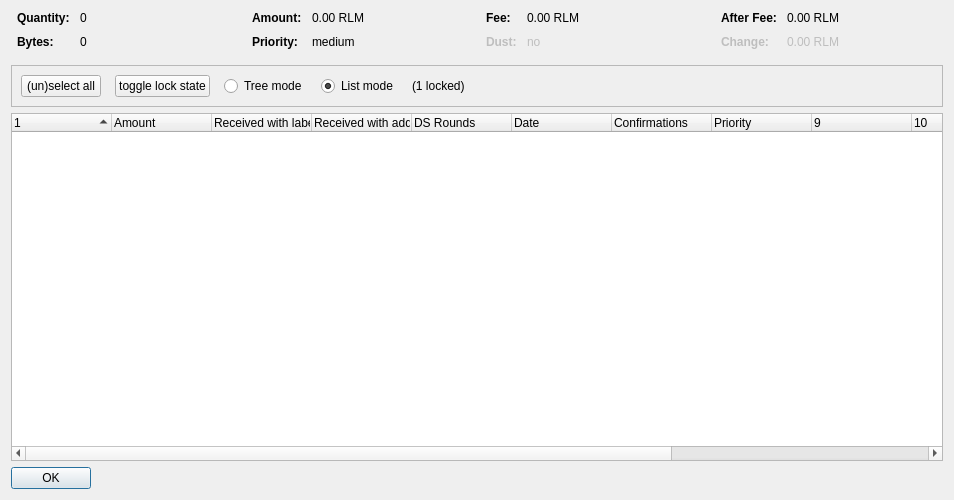
<?xml version="1.0" encoding="UTF-8"?>
<ui version="4.0">
 <class>CoinControlDialog</class>
 <widget class="QDialog" name="CoinControlDialog">
  <property name="geometry">
   <rect>
    <x>0</x>
    <y>0</y>
    <width>954</width>
    <height>500</height>
   </rect>
  </property>
  <property name="windowTitle">
   <string>Coin Selection</string>
  </property>
  <layout class="QVBoxLayout" name="verticalLayout">
   <item>
    <layout class="QHBoxLayout" name="horizontalLayoutTop" stretch="0,0,0,0">
     <property name="topMargin">
      <number>0</number>
     </property>
     <property name="bottomMargin">
      <number>10</number>
     </property>
     <item>
      <layout class="QFormLayout" name="formLayoutCoinControl1">
       <property name="horizontalSpacing">
        <number>10</number>
       </property>
       <property name="verticalSpacing">
        <number>10</number>
       </property>
       <property name="leftMargin">
        <number>6</number>
       </property>
       <property name="rightMargin">
        <number>6</number>
       </property>
       <item row="0" column="0">
        <widget class="QLabel" name="labelCoinControlQuantityText">
         <property name="font">
          <font>
           <weight>75</weight>
           <bold>true</bold>
          </font>
         </property>
         <property name="text">
          <string>Quantity:</string>
         </property>
        </widget>
       </item>
       <item row="0" column="1">
        <widget class="QLabel" name="labelCoinControlQuantity">
         <property name="cursor">
          <cursorShape>IBeamCursor</cursorShape>
         </property>
         <property name="contextMenuPolicy">
          <enum>Qt::ActionsContextMenu</enum>
         </property>
         <property name="text">
          <string notr="true">0</string>
         </property>
         <property name="textInteractionFlags">
          <set>Qt::LinksAccessibleByMouse|Qt::TextSelectableByKeyboard|Qt::TextSelectableByMouse</set>
         </property>
        </widget>
       </item>
       <item row="1" column="0">
        <widget class="QLabel" name="labelCoinControlBytesText">
         <property name="font">
          <font>
           <weight>75</weight>
           <bold>true</bold>
          </font>
         </property>
         <property name="text">
          <string>Bytes:</string>
         </property>
        </widget>
       </item>
       <item row="1" column="1">
        <widget class="QLabel" name="labelCoinControlBytes">
         <property name="cursor">
          <cursorShape>IBeamCursor</cursorShape>
         </property>
         <property name="contextMenuPolicy">
          <enum>Qt::ActionsContextMenu</enum>
         </property>
         <property name="text">
          <string notr="true">0</string>
         </property>
         <property name="textInteractionFlags">
          <set>Qt::LinksAccessibleByMouse|Qt::TextSelectableByKeyboard|Qt::TextSelectableByMouse</set>
         </property>
        </widget>
       </item>
      </layout>
     </item>
     <item>
      <layout class="QFormLayout" name="formLayoutCoinControl2">
       <property name="horizontalSpacing">
        <number>10</number>
       </property>
       <property name="verticalSpacing">
        <number>10</number>
       </property>
       <property name="leftMargin">
        <number>6</number>
       </property>
       <property name="rightMargin">
        <number>6</number>
       </property>
       <item row="0" column="0">
        <widget class="QLabel" name="labelCoinControlAmountText">
         <property name="font">
          <font>
           <weight>75</weight>
           <bold>true</bold>
          </font>
         </property>
         <property name="text">
          <string>Amount:</string>
         </property>
        </widget>
       </item>
       <item row="0" column="1">
        <widget class="QLabel" name="labelCoinControlAmount">
         <property name="cursor">
          <cursorShape>IBeamCursor</cursorShape>
         </property>
         <property name="contextMenuPolicy">
          <enum>Qt::ActionsContextMenu</enum>
         </property>
         <property name="text">
          <string notr="true">0.00 RLM</string>
         </property>
         <property name="textInteractionFlags">
          <set>Qt::LinksAccessibleByMouse|Qt::TextSelectableByKeyboard|Qt::TextSelectableByMouse</set>
         </property>
        </widget>
       </item>
       <item row="1" column="0">
        <widget class="QLabel" name="labelCoinControlPriorityText">
         <property name="font">
          <font>
           <weight>75</weight>
           <bold>true</bold>
          </font>
         </property>
         <property name="text">
          <string>Priority:</string>
         </property>
        </widget>
       </item>
       <item row="1" column="1">
        <widget class="QLabel" name="labelCoinControlPriority">
         <property name="cursor">
          <cursorShape>IBeamCursor</cursorShape>
         </property>
         <property name="contextMenuPolicy">
          <enum>Qt::ActionsContextMenu</enum>
         </property>
         <property name="text">
          <string>medium</string>
         </property>
         <property name="textInteractionFlags">
          <set>Qt::LinksAccessibleByMouse|Qt::TextSelectableByKeyboard|Qt::TextSelectableByMouse</set>
         </property>
        </widget>
       </item>
      </layout>
     </item>
     <item>
      <layout class="QFormLayout" name="formLayoutCoinControl3">
       <property name="horizontalSpacing">
        <number>10</number>
       </property>
       <property name="verticalSpacing">
        <number>10</number>
       </property>
       <property name="leftMargin">
        <number>6</number>
       </property>
       <property name="rightMargin">
        <number>6</number>
       </property>
       <item row="0" column="0">
        <widget class="QLabel" name="labelCoinControlFeeText">
         <property name="font">
          <font>
           <weight>75</weight>
           <bold>true</bold>
          </font>
         </property>
         <property name="text">
          <string>Fee:</string>
         </property>
        </widget>
       </item>
       <item row="0" column="1">
        <widget class="QLabel" name="labelCoinControlFee">
         <property name="cursor">
          <cursorShape>IBeamCursor</cursorShape>
         </property>
         <property name="contextMenuPolicy">
          <enum>Qt::ActionsContextMenu</enum>
         </property>
         <property name="text">
          <string notr="true">0.00 RLM</string>
         </property>
         <property name="textInteractionFlags">
          <set>Qt::LinksAccessibleByMouse|Qt::TextSelectableByKeyboard|Qt::TextSelectableByMouse</set>
         </property>
        </widget>
       </item>
       <item row="1" column="0">
        <widget class="QLabel" name="labelCoinControlLowOutputText">
         <property name="enabled">
          <bool>false</bool>
         </property>
         <property name="font">
          <font>
           <weight>75</weight>
           <bold>true</bold>
          </font>
         </property>
         <property name="text">
          <string>Dust:</string>
         </property>
        </widget>
       </item>
       <item row="1" column="1">
        <widget class="QLabel" name="labelCoinControlLowOutput">
         <property name="enabled">
          <bool>false</bool>
         </property>
         <property name="cursor">
          <cursorShape>IBeamCursor</cursorShape>
         </property>
         <property name="contextMenuPolicy">
          <enum>Qt::ActionsContextMenu</enum>
         </property>
         <property name="text">
          <string>no</string>
         </property>
         <property name="textInteractionFlags">
          <set>Qt::LinksAccessibleByMouse|Qt::TextSelectableByKeyboard|Qt::TextSelectableByMouse</set>
         </property>
        </widget>
       </item>
      </layout>
     </item>
     <item>
      <layout class="QFormLayout" name="formLayoutCoinControl4">
       <property name="horizontalSpacing">
        <number>10</number>
       </property>
       <property name="verticalSpacing">
        <number>10</number>
       </property>
       <property name="leftMargin">
        <number>6</number>
       </property>
       <property name="rightMargin">
        <number>6</number>
       </property>
       <item row="0" column="0">
        <widget class="QLabel" name="labelCoinControlAfterFeeText">
         <property name="font">
          <font>
           <weight>75</weight>
           <bold>true</bold>
          </font>
         </property>
         <property name="text">
          <string>After Fee:</string>
         </property>
        </widget>
       </item>
       <item row="0" column="1">
        <widget class="QLabel" name="labelCoinControlAfterFee">
         <property name="cursor">
          <cursorShape>IBeamCursor</cursorShape>
         </property>
         <property name="contextMenuPolicy">
          <enum>Qt::ActionsContextMenu</enum>
         </property>
         <property name="text">
          <string notr="true">0.00 RLM</string>
         </property>
         <property name="textInteractionFlags">
          <set>Qt::LinksAccessibleByMouse|Qt::TextSelectableByKeyboard|Qt::TextSelectableByMouse</set>
         </property>
        </widget>
       </item>
       <item row="1" column="0">
        <widget class="QLabel" name="labelCoinControlChangeText">
         <property name="enabled">
          <bool>false</bool>
         </property>
         <property name="font">
          <font>
           <weight>75</weight>
           <bold>true</bold>
          </font>
         </property>
         <property name="text">
          <string>Change:</string>
         </property>
        </widget>
       </item>
       <item row="1" column="1">
        <widget class="QLabel" name="labelCoinControlChange">
         <property name="enabled">
          <bool>false</bool>
         </property>
         <property name="cursor">
          <cursorShape>IBeamCursor</cursorShape>
         </property>
         <property name="contextMenuPolicy">
          <enum>Qt::ActionsContextMenu</enum>
         </property>
         <property name="text">
          <string notr="true">0.00 RLM</string>
         </property>
         <property name="textInteractionFlags">
          <set>Qt::LinksAccessibleByMouse|Qt::TextSelectableByKeyboard|Qt::TextSelectableByMouse</set>
         </property>
        </widget>
       </item>
      </layout>
     </item>
    </layout>
   </item>
   <item>
    <widget class="QFrame" name="frame">
     <property name="minimumSize">
      <size>
       <width>0</width>
       <height>40</height>
      </size>
     </property>
     <property name="frameShape">
      <enum>QFrame::StyledPanel</enum>
     </property>
     <property name="frameShadow">
      <enum>QFrame::Sunken</enum>
     </property>
     <layout class="QHBoxLayout" name="horizontalLayout">
      <item>
       <layout class="QHBoxLayout" name="horizontalLayoutPanel" stretch="0,0,0,0,0,0">
        <property name="spacing">
         <number>14</number>
        </property>
        <item>
         <widget class="QPushButton" name="pushButtonSelectAll">
          <property name="sizePolicy">
           <sizepolicy hsizetype="Maximum" vsizetype="Fixed">
            <horstretch>0</horstretch>
            <verstretch>0</verstretch>
           </sizepolicy>
          </property>
          <property name="text">
           <string>(un)select all</string>
          </property>
          <property name="autoDefault">
           <bool>false</bool>
          </property>
         </widget>
        </item>
        <item>
         <widget class="QPushButton" name="pushButtonToggleLock">
          <property name="sizePolicy">
           <sizepolicy hsizetype="Maximum" vsizetype="Fixed">
            <horstretch>0</horstretch>
            <verstretch>0</verstretch>
           </sizepolicy>
          </property>
          <property name="text">
           <string>toggle lock state</string>
          </property>
          <property name="autoDefault">
           <bool>false</bool>
          </property>
         </widget>
        </item>
        <item>
         <widget class="QRadioButton" name="radioTreeMode">
          <property name="sizePolicy">
           <sizepolicy hsizetype="Maximum" vsizetype="Fixed">
            <horstretch>0</horstretch>
            <verstretch>0</verstretch>
           </sizepolicy>
          </property>
          <property name="text">
           <string>Tree mode</string>
          </property>
         </widget>
        </item>
        <item>
         <widget class="QRadioButton" name="radioListMode">
          <property name="sizePolicy">
           <sizepolicy hsizetype="Maximum" vsizetype="Fixed">
            <horstretch>0</horstretch>
            <verstretch>0</verstretch>
           </sizepolicy>
          </property>
          <property name="text">
           <string>List mode</string>
          </property>
          <property name="checked">
           <bool>true</bool>
          </property>
         </widget>
        </item>
        <item>
         <widget class="QLabel" name="labelLocked">
          <property name="text">
           <string>(1 locked)</string>
          </property>
         </widget>
        </item>
        <item>
         <spacer name="horizontalSpacer">
          <property name="orientation">
           <enum>Qt::Horizontal</enum>
          </property>
          <property name="sizeHint" stdset="0">
           <size>
            <width>40</width>
            <height>20</height>
           </size>
          </property>
         </spacer>
        </item>
       </layout>
      </item>
     </layout>
    </widget>
   </item>
   <item>
    <widget class="CoinControlTreeWidget" name="treeWidget">
     <property name="contextMenuPolicy">
      <enum>Qt::CustomContextMenu</enum>
     </property>
     <property name="sortingEnabled">
      <bool>false</bool>
     </property>
     <property name="columnCount">
      <number>13</number>
     </property>
     <attribute name="headerShowSortIndicator" stdset="0">
      <bool>true</bool>
     </attribute>
     <attribute name="headerStretchLastSection">
      <bool>false</bool>
     </attribute>
     <column>
      <property name="text">
       <string/>
      </property>
     </column>
     <column>
      <property name="text">
       <string>Amount</string>
      </property>
     </column>
     <column>
      <property name="text">
       <string>Received with label</string>
      </property>
     </column>
     <column>
      <property name="text">
       <string>Received with address</string>
      </property>
     </column>
     <column>
      <property name="text">
       <string>DS Rounds</string>
      </property>
     </column>
     <column>
      <property name="text">
       <string>Date</string>
      </property>
     </column>
     <column>
      <property name="text">
       <string>Confirmations</string>
      </property>
      <property name="toolTip">
       <string>Confirmed</string>
      </property>
     </column>
     <column>
      <property name="text">
       <string>Priority</string>
      </property>
     </column>
     <column>
      <property name="text">
       <string/>
      </property>
     </column>
     <column>
      <property name="text">
       <string/>
      </property>
     </column>
     <column>
      <property name="text">
       <string/>
      </property>
     </column>
     <column>
      <property name="text">
       <string/>
      </property>
     </column>
     <column>
      <property name="text">
       <string/>
      </property>
     </column>
    </widget>
   </item>
   <item>
    <widget class="QDialogButtonBox" name="buttonBox">
     <property name="sizePolicy">
      <sizepolicy hsizetype="Maximum" vsizetype="Fixed">
       <horstretch>0</horstretch>
       <verstretch>0</verstretch>
      </sizepolicy>
     </property>
     <property name="orientation">
      <enum>Qt::Horizontal</enum>
     </property>
     <property name="standardButtons">
      <set>QDialogButtonBox::Ok</set>
     </property>
    </widget>
   </item>
  </layout>
 </widget>
 <customwidgets>
  <customwidget>
   <class>CoinControlTreeWidget</class>
   <extends>QTreeWidget</extends>
   <header>coincontroltreewidget.h</header>
  </customwidget>
 </customwidgets>
 <resources/>
 <connections/>
</ui>
